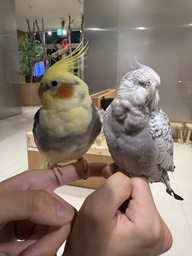
#> input picture ImageProcessing/images/target.jpg, 192 x 256 px, shrunk from 3024 x 4032 before the run, found by its file name
$ python filters.py
#> lines starting #> are read from the running program, lines starting #| are printed output that depends on the picture
import cv2
import os

import numpy as np

def apply_bilateral_filter(image: np.ndarray) -> np.ndarray:
    # Apply bilateral filter once
    filtered_image = cv2.bilateralFilter(image, d=0, sigmaColor=10, sigmaSpace=30)

    return filtered_image

def apply_guided_filter(image: np.ndarray, radius: int = 10, eps: float = 1e-2) -> np.ndarray:

    # Convert image to float32
    image_float = image.astype(np.float32) / 255.0

    # Apply guided filter
    guided_image = cv2.ximgproc.guidedFilter(guide=image_float, src=image_float, radius=radius, eps=eps)

    return (guided_image * 255).astype(np.uint8)

if __name__ == "__main__":
    # Example usage
    N=5
    bilateral_image = cv2.imread("ImageProcessing/images/target.jpg")
#> bilateral_image is the input picture: shape (256, 192, 3); mean B, G, R 109.4, 120.6, 136.2
    guided_image = cv2.imread("ImageProcessing/images/target.jpg")
    import time

    # Bilateral filter processing
    print("Processing bilateral filter...")
    bilateral_start_time = time.time()
    for i in range(N):
        start_time = time.time()
        bilateral_image = apply_bilateral_filter(bilateral_image)
        bilateral_save_path = os.path.join("ImageProcessing/images", f"bilateral_{i}.jpg")
        cv2.imwrite(bilateral_save_path, bilateral_image)
        end_time = time.time()
        print(f"Saved filtered image to {bilateral_save_path}")
        print(f"Bilateral filter iteration {i+1} took {end_time - start_time:.4f} seconds")
    bilateral_total_time = time.time() - bilateral_start_time
    print(f"Total bilateral filter processing time: {bilateral_total_time:.4f} seconds")

    # Guided filter processing
    print("\nProcessing guided filter...")
    guided_start_time = time.time()
    for i in range(N):
        start_time = time.time()
        guided_image = apply_guided_filter(guided_image)
        guided_save_path = os.path.join("ImageProcessing/images", f"guided_{i}.jpg")
        cv2.imwrite(guided_save_path, guided_image)
        end_time = time.time()
        print(f"Saved guided filtered image to {guided_save_path}")
        print(f"Guided filter iteration {i+1} took {end_time - start_time:.4f} seconds")
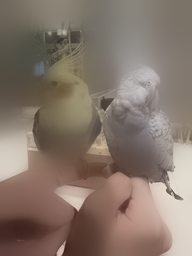
#> guided_image: shape (256, 192, 3); mean B, G, R 106.9, 118.1, 133.7
    guided_total_time = time.time() - guided_start_time
    print(f"Total guided filter processing time: {guided_total_time:.4f} seconds")
